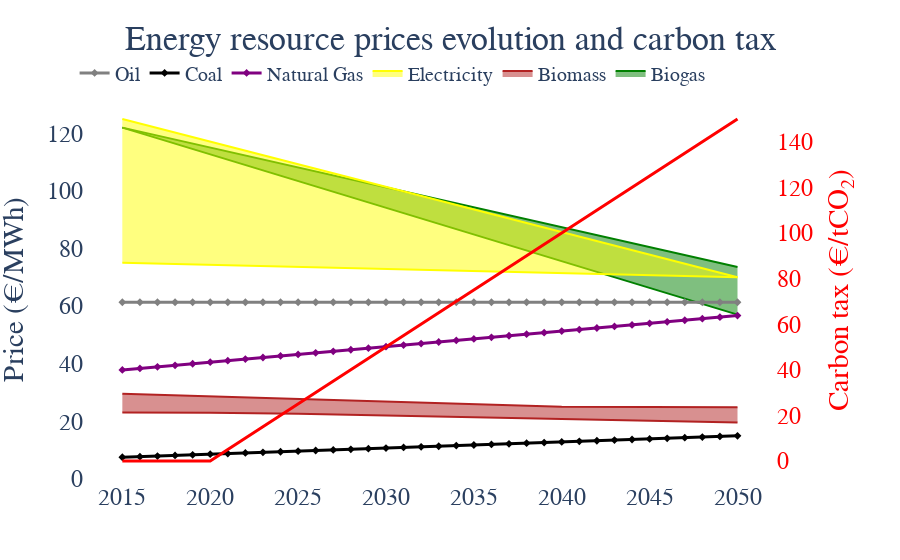

Notebook source saved alongside this figure:
### Code cell
param=V["Parameters"]["RESOURCES_parameters"]
price=param.loc[(["Biomass","Coal","Gas","Oil"],"Steel"),"flow_cost_r"].reset_index().sort_values(by="YEAR")
price=price[(price.YEAR<=2050)]
param=V["Parameters"]["TECHNOLOGIES_parameters"]
biogasprice=param.loc[('Biogas_Digester',"Steel"),'flow_cost_t'].reset_index().sort_values(by="YEAR")
biogasprice=biogasprice[(biogasprice.YEAR<=2050)].drop("AREAS",axis=1).set_index("YEAR")

param=V["Parameters"]["RESOURCES_parameters"]
biomassprice=param.loc[(["Biomass"],"Chemistry"),"flow_cost_r"].reset_index().sort_values(by="YEAR")
biomassprice=biomassprice[biomassprice.YEAR<=2050].drop(["AREAS","SECTOR","RESOURCES"],axis=1).set_index("YEAR")
elecprice=param.loc[(["Electricity"],"Chemistry"),"flow_cost_r"].reset_index().sort_values(by="YEAR")
elecprice=elecprice[elecprice.YEAR<=2050].drop(["AREAS","SECTOR","RESOURCES"],axis=1).set_index("YEAR")

carbon_tax=V["Parameters"]["SECTOR_parameters"]["carbon_tax"]

year_list=[2015,2020,2025,2030,2040,2050]

mini_biogas={}
maxi_biogas={}
mini_biomass={}
maxi_biomass={}
mini_elec={}
maxi_elec={}
for year in year_list:   
    mini_biogas[year]=biogasprice.loc[(year),"flow_cost_t"].min()/13.1
    maxi_biogas[year]=biogasprice.loc[(year),"flow_cost_t"].max()/13.1
    mini_biomass[year]=biomassprice.loc[(year),"flow_cost_r"].min()/7.89
    maxi_biomass[year]=biomassprice.loc[(year),"flow_cost_r"].max()/7.89
    mini_elec[year]=elecprice.loc[(year),"flow_cost_r"].min()
    maxi_elec[year]=elecprice.loc[(year),"flow_cost_r"].max()

        
fig = make_subplots(specs=[[{"secondary_y": True}]])

fig.add_trace(go.Scatter(x=list(maxi_biogas.keys()),y=list(maxi_biogas.values()),fill=None,mode="lines",line_color="green",showlegend=False))
fig.add_trace(go.Scatter(x=list(mini_biogas.keys()),y=list(mini_biogas.values()),fill="tonexty",mode="lines",line_color="green",name="Biogas"))
fig.add_trace(go.Scatter(x=list(maxi_biomass.keys()),y=list(maxi_biomass.values()),fill=None,mode="lines",line_color="firebrick",showlegend=False))
fig.add_trace(go.Scatter(x=list(mini_biomass.keys()),y=list(mini_biomass.values()),fill="tonexty",mode="lines",line_color="firebrick",name="Biomass"))
fig.add_trace(go.Scatter(x=list(maxi_elec.keys()),y=list(maxi_elec.values()),fill=None,mode="lines",line_color="yellow",showlegend=False))
fig.add_trace(go.Scatter(x=list(mini_elec.keys()),y=list(mini_elec.values()),fill="tonexty",mode="lines",line_color="yellow",name="Electricity"))


fig.add_trace(go.Scatter(x=price[(price.AREAS=="France") & (price.RESOURCES=="Gas")].YEAR,
                             y=price[(price.AREAS=="France")& (price.RESOURCES=="Gas")].flow_cost_r/13.1,
                    mode='lines+markers',
                    name="Natural Gas",line=dict(color="purple", width=3),marker=dict(symbol='diamond'),))
fig.add_trace(go.Scatter(x=price[(price.AREAS=="France") & (price.RESOURCES=="Coal")].YEAR,
                             y=price[(price.AREAS=="France")& (price.RESOURCES=="Coal")].flow_cost_r/8.06,
                    mode='lines+markers',
                    name="Coal",line=dict(color="black", width=3),marker=dict(symbol='diamond'),))

fig.add_trace(go.Scatter(x=price[(price.AREAS=="France") & (price.RESOURCES=="Oil")].YEAR,
                             y=price[(price.AREAS=="France")& (price.RESOURCES=="Oil")].flow_cost_r/10.83,
                    mode='lines+markers',
                    name="Oil",line=dict(color="grey", width=3),marker=dict(symbol='diamond'),))

fig.add_trace(go.Scatter(x=list(range(2015,2051)),
                        y=carbon_tax.loc[("Steel","France",list(range(2015,2051)))].tolist(),
                         line=dict(color="red", width=3),name="Carbon tax",showlegend=False),secondary_y=True)

fig.update_layout(title='Energy resource prices evolution and carbon tax',title_x=0.5,#title_y=1,
#                    xaxis_title='Year',
                   yaxis_title='Price (€/MWh)')
fig.update_yaxes(title_text="Carbon tax (€/tCO<sub>2</sub>)",color="red", secondary_y=True)

fig.update_layout(legend=dict(
    orientation="h",
    yanchor="bottom",
    y=1.02,
    xanchor="right",
    x=0.85,font = dict(size=20)
))

fig.update_layout(
    font=dict(
        family="Times New Roman",size=24)
    )
fig.update_layout( paper_bgcolor="rgba(255,255,255,255)", plot_bgcolor="rgba(255,255,255,255)")
fig.show()

### Figure 1 — Plotly figure (JSON) as saved in the notebook; plotly's stock layout.template omitted (floating-point values rounded to 4 significant figures)
{"data": [{"line": {"color": "green"}, "mode": "lines", "showlegend": false, "type": "scatter", "x": [2015, 2020, 2025, 2030, 2040, 2050], "y": [122, 115.1, 108.2, 101.2, 87.4, 73.57]}, {"fill": "tonexty", "line": {"color": "green"}, "mode": "lines", "name": "Biogas", "type": "scatter", "x": [2015, 2020, 2025, 2030, 2040, 2050], "y": [122, 112.7, 103.4, 94.14, 75.57, 57.0]}, {"line": {"color": "firebrick"}, "mode": "lines", "showlegend": false, "type": "scatter", "x": [2015, 2020, 2025, 2030, 2040, 2050], "y": [29.5, 28.6, 27.71, 26.81, 25.02, 24.85]}, {"fill": "tonexty", "line": {"color": "firebrick"}, "mode": "lines", "name": "Biomass", "type": "scatter", "x": [2015, 2020, 2025, 2030, 2040, 2050], "y": [23.01, 22.94, 22.55, 21.94, 20.72, 19.5]}, {"line": {"color": "yellow"}, "mode": "lines", "showlegend": false, "type": "scatter", "x": [2015, 2020, 2025, 2030, 2040, 2050], "y": [125, 117.1, 109.3, 101.4, 85.71, 70]}, {"fill": "tonexty", "line": {"color": "yellow"}, "mode": "lines", "name": "Electricity", "type": "scatter", "x": [2015, 2020, 2025, 2030, 2040, 2050], "y": [75, 74.29, 73.57, 72.86, 71.43, 70]}, {"line": {"color": "purple", "width": 3}, "marker": {"symbol": "diamond"}, "mode": "lines+markers", "name": "Natural Gas", "type": "scatter", "x": [2015, 2016, 2017, 2018, 2019, 2020, 2021, 2022, 2023, 2024, 2025, 2026, 2027, 2028, 2029, 2030, 2031, 2032, 2033, 2034, 2035, 2036, 2037, 2038, 2039, 2040, 2041, 2042, 2043, 2044, 2045, 2046, 2047, 2048, 2049, 2050], "y": [37.79, 38.33, 38.87, 39.41, 39.95, 40.49, 41.03, 41.56, 42.1, 42.64, 43.18, 43.72, 44.26, 44.8, 45.34, 45.88, 46.42, 46.96, 47.5, 48.04, 48.58, 49.12, 49.66, 50.2, 50.74, 51.28, 51.82, 52.36, 52.9, 53.44, 53.98, 54.52, 55.06, 55.6, 56.14, 56.68]}, {"line": {"color": "black", "width": 3}, "marker": {"symbol": "diamond"}, "mode": "lines+markers", "name": "Coal", "type": "scatter", "x": [2015, 2016, 2017, 2018, 2019, 2020, 2021, 2022, 2023, 2024, 2025, 2026, 2027, 2028, 2029, 2030, 2031, 2032, 2033, 2034, 2035, 2036, 2037, 2038, 2039, 2040, 2041, 2042, 2043, 2044, 2045, 2046, 2047, 2048, 2049, 2050], "y": [7.444, 7.657, 7.87, 8.082, 8.295, 8.508, 8.72, 8.933, 9.146, 9.358, 9.571, 9.784, 9.996, 10.21, 10.42, 10.63, 10.85, 11.06, 11.27, 11.49, 11.7, 11.91, 12.12, 12.34, 12.55, 12.76, 12.97, 13.19, 13.4, 13.61, 13.82, 14.04, 14.25, 14.46, 14.68, 14.89]}, {"line": {"color": "grey", "width": 3}, "marker": {"symbol": "diamond"}, "mode": "lines+markers", "name": "Oil", "type": "scatter", "x": [2015, 2016, 2017, 2018, 2019, 2020, 2021, 2022, 2023, 2024, 2025, 2026, 2027, 2028, 2029, 2030, 2031, 2032, 2033, 2034, 2035, 2036, 2037, 2038, 2039, 2040, 2041, 2042, 2043, 2044, 2045, 2046, 2047, 2048, 2049, 2050], "y": [61.31, 61.31, 61.31, 61.31, 61.31, 61.31, 61.31, 61.31, 61.31, 61.31, 61.31, 61.31, 61.31, 61.31, 61.31, 61.31, 61.31, 61.31, 61.31, 61.31, 61.31, 61.31, 61.31, 61.31, 61.31, 61.31, 61.31, 61.31, 61.31, 61.31, 61.31, 61.31, 61.31, 61.31, 61.31, 61.31]}, {"line": {"color": "red", "width": 3}, "name": "Carbon tax", "showlegend": false, "type": "scatter", "x": [2015, 2016, 2017, 2018, 2019, 2020, 2021, 2022, 2023, 2024, 2025, 2026, 2027, 2028, 2029, 2030, 2031, 2032, 2033, 2034, 2035, 2036, 2037, 2038, 2039, 2040, 2041, 2042, 2043, 2044, 2045, 2046, 2047, 2048, 2049, 2050], "xaxis": "x", "y": [0, 0, 0, 0, 0, 0, 5, 10, 15, 20, 25, 30, 35, 40, 45, 50, 55, 60, 65, 70, 75, 80, 85, 90, 95, 100, 105, 110, 115, 120, 125, 130, 135, 140, 145, 150], "yaxis": "y2"}], "layout": {"font": {"family": "Times New Roman", "size": 24}, "legend": {"font": {"size": 20}, "orientation": "h", "x": 0.85, "xanchor": "right", "y": 1.02, "yanchor": "bottom"}, "paper_bgcolor": "rgba(255,255,255,255)", "plot_bgcolor": "rgba(255,255,255,255)", "title": {"text": "Energy resource prices evolution and carbon tax", "x": 0.5}, "xaxis": {"anchor": "y", "domain": [0, 0.94]}, "yaxis": {"anchor": "x", "domain": [0, 1], "title": {"text": "Price (€/MWh)"}}, "yaxis2": {"anchor": "x", "color": "red", "overlaying": "y", "side": "right", "title": {"text": "Carbon tax (€/tCO<sub>2</sub>)"}}}}
